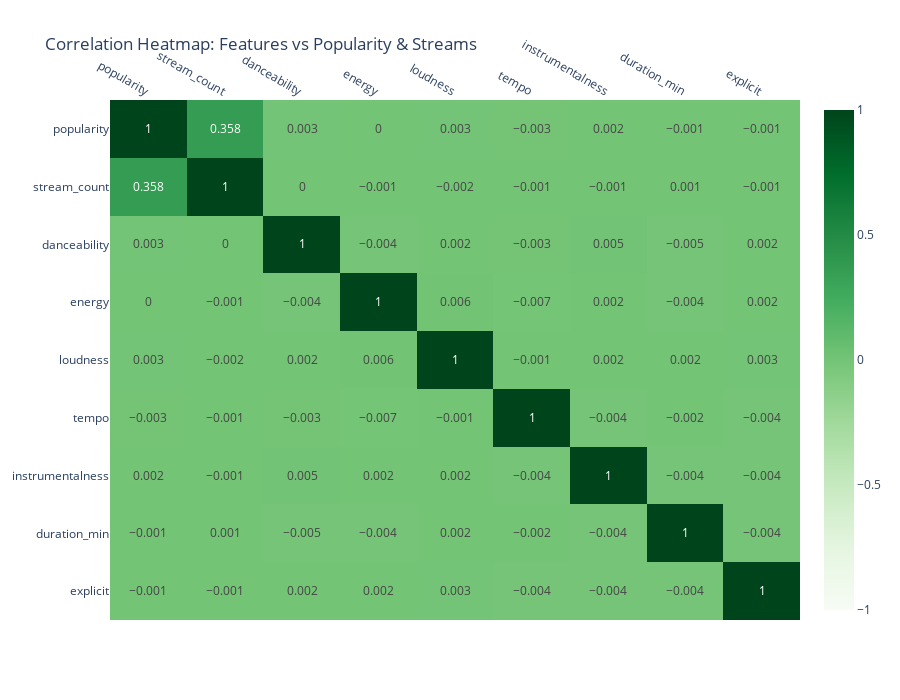
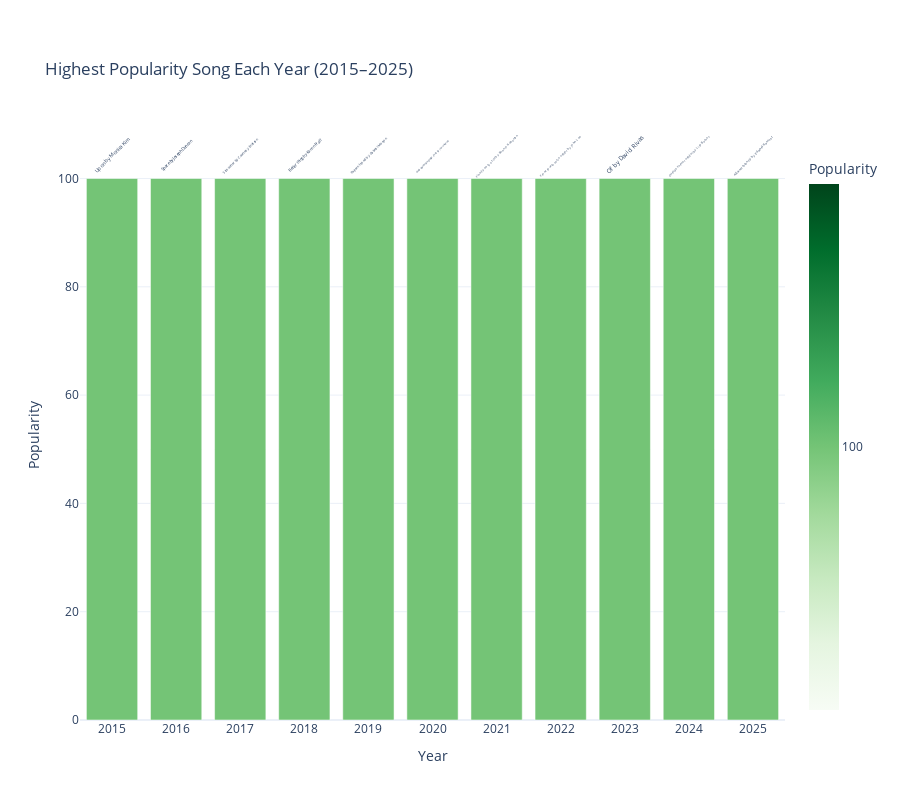
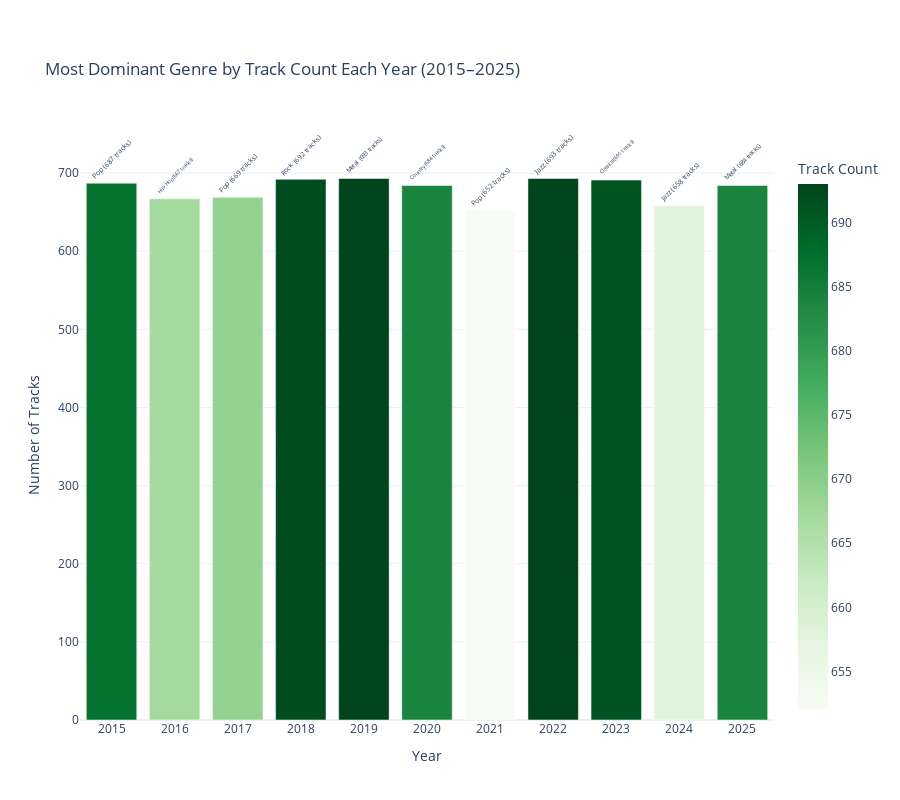

The notebook cell saved with these charts, in order:
### Markdown cell above
# relationships bet features and popularity

### Code cell
# 1. Correlation with Popularity (using available features only)
# Correlation Heatmap for Features vs Popularity & Streams)
corr_features = ['popularity', 'stream_count', 'danceability', 'energy', 'loudness', 
                 'tempo', 'instrumentalness', 'duration_min', 'explicit']

# Calculate correlation matrix
corr_matrix = df[corr_features].corr().round(3)

# Heatmap with green color scale
fig = px.imshow(corr_matrix, 
                text_auto=True,  
                aspect="auto",
                title='Correlation Heatmap: Features vs Popularity & Streams',
                color_continuous_scale="Greens",  
                zmin=-1, zmax=1)  

fig.update_layout(height=700, template="plotly_white", 
                  font=dict(size=12))
fig.update_xaxes(side="top")  
fig.show()

#@ 2. Highest Popularity Song Each Year
top_per_year = df.loc[df.groupby('year')['popularity'].idxmax()].copy()
top_per_year = top_per_year[['year', 'track_name', 'artist_name', 'popularity']]
top_per_year['label'] = top_per_year['track_name'] + " by " + top_per_year['artist_name']
top_per_year = top_per_year.sort_values('year')
years = list(range(2015, 2026))
top_per_year = top_per_year.set_index('year').reindex(years, fill_value=None).reset_index()
top_per_year['label'] = top_per_year['label'].fillna("No Data")
top_per_year['popularity'] = top_per_year['popularity'].fillna(0)

fig5 = px.bar(top_per_year, 
              x='year', 
              y='popularity',
              text='label',
              title='Highest Popularity Song Each Year (2015–2025)',
              color='popularity',
              color_continuous_scale="Greens")

fig5.update_traces(textposition='outside',
                   textfont_size=11,
                   textangle=-45,
                   cliponaxis=False)

fig5.update_layout(
    height=800,
    template="plotly_white",
    xaxis_title="Year",
    yaxis_title="Popularity",
    xaxis=dict(
        tickmode='linear',
        dtick=1
    ),
    margin=dict(t=150),
    coloraxis_colorbar=dict(
        title="Popularity",
        tickvals=[90, 95, 100],
        ticktext=["90", "95", "100"]
    )
)

fig5.show()

# 3. Most Dominant Genre by Track Count Each Year
top_genre_yearly = df.groupby(['year', 'genre']).size().reset_index(name='count')
top_genre_yearly = top_genre_yearly.loc[top_genre_yearly.groupby('year')['count'].idxmax()].copy()

top_genre_yearly['label'] = top_genre_yearly['genre'] + " (" + top_genre_yearly['count'].astype(str) + " tracks)"

top_genre_yearly = top_genre_yearly.sort_values('year')

years = list(range(2015, 2026))
top_genre_yearly = top_genre_yearly.set_index('year').reindex(years).reset_index()
top_genre_yearly['label'] = top_genre_yearly['label'].fillna("No Data")
top_genre_yearly['count'] = top_genre_yearly['count'].fillna(0)
top_genre_yearly['genre'] = top_genre_yearly['genre'].fillna("Unknown")

fig6 = px.bar(top_genre_yearly, 
              x='year', 
              y='count', 
              color='count',
              text='label',
              title='Most Dominant Genre by Track Count Each Year (2015–2025)',
              color_continuous_scale="Greens")

fig6.update_traces(textposition='outside',
                   textfont_size=11,
                   textangle=-45,
                   cliponaxis=False)

fig6.update_layout(
    height=800,
    template="plotly_white",
    xaxis_title="Year",
    yaxis_title="Number of Tracks",
    margin=dict(t=150),
    xaxis=dict(
        tickmode='linear',
        dtick=1
    ),
    coloraxis_colorbar=dict(
        title="Track Count"
    )
)

fig6.show()

### Figure 1 — Plotly figure (JSON) as saved in the notebook; plotly's stock layout.template omitted (floating-point values rounded to 4 significant figures)
{"data": [{"coloraxis": "coloraxis", "hovertemplate": "x: %{x}<br>y: %{y}<br>color: %{z}<extra></extra>", "name": "0", "texttemplate": "%{z}", "type": "heatmap", "x": ["popularity", "stream_count", "danceability", "energy", "loudness", "tempo", "instrumentalness", "duration_min", "explicit"], "xaxis": "x", "y": ["popularity", "stream_count", "danceability", "energy", "loudness", "tempo", "instrumentalness", "duration_min", "explicit"], "yaxis": "y", "z": [[1.0, 0.358, 0.003, -0.0, 0.003, -0.003, 0.002, -0.001, -0.001], [0.358, 1.0, 0.0, -0.001, -0.002, -0.001, -0.001, 0.001, -0.001], [0.003, 0.0, 1.0, -0.004, 0.002, -0.003, 0.005, -0.005, 0.002], [-0.0, -0.001, -0.004, 1.0, 0.006, -0.007, 0.002, -0.004, 0.002], [0.003, -0.002, 0.002, 0.006, 1.0, -0.001, 0.002, 0.002, 0.003], [-0.003, -0.001, -0.003, -0.007, -0.001, 1.0, -0.004, -0.002, -0.004], [0.002, -0.001, 0.005, 0.002, 0.002, -0.004, 1.0, -0.004, -0.004], [-0.001, 0.001, -0.005, -0.004, 0.002, -0.002, -0.004, 1.0, -0.004], [-0.001, -0.001, 0.002, 0.002, 0.003, -0.004, -0.004, -0.004, 1.0]]}], "layout": {"coloraxis": {"cmax": 1, "cmin": -1, "colorscale": [[0, "rgb(247,252,245)"], [0.125, "rgb(229,245,224)"], [0.25, "rgb(199,233,192)"], [0.375, "rgb(161,217,155)"], [0.5, "rgb(116,196,118)"], [0.625, "rgb(65,171,93)"], [0.75, "rgb(35,139,69)"], [0.875, "rgb(0,109,44)"], [1, "rgb(0,68,27)"]]}, "font": {"size": 12}, "height": 700, "title": {"text": "Correlation Heatmap: Features vs Popularity & Streams"}, "xaxis": {"anchor": "y", "domain": [0, 1], "side": "top"}, "yaxis": {"anchor": "x", "autorange": "reversed", "domain": [0, 1]}}}

### Figure 2 — Plotly figure (JSON) as saved in the notebook; plotly's stock layout.template omitted (floating-point values rounded to 4 significant figures)
{"data": [{"cliponaxis": false, "hovertemplate": "year=%{x}<br>popularity=%{marker.color}<br>label=%{text}<extra></extra>", "legendgroup": "", "marker": {"color": [100, 100, 100, 100, 100, 100, 100, 100, 100, 100, 100], "coloraxis": "coloraxis", "pattern": {"shape": ""}}, "name": "", "orientation": "v", "showlegend": false, "text": ["Upon by Monica Kim", "Space by Joseph Duncan", "Size writer by Courtney Erickson", "Better thing by Karen Pratt", "Pattern friend by Gabriel Morton", "Good anything manager think by Julie Herrera", "Finally easy exist by Bonnie Roberson", "Front source serve officer by John Lee", "Of by David Rivas", "Outside former official by Lisa Barnes", "Against recently by Edward Ramirez"], "textangle": -45, "textfont": {"size": 11}, "textposition": "outside", "type": "bar", "x": [2015, 2016, 2017, 2018, 2019, 2020, 2021, 2022, 2023, 2024, 2025], "xaxis": "x", "y": [100, 100, 100, 100, 100, 100, 100, 100, 100, 100, 100], "yaxis": "y"}], "layout": {"barmode": "relative", "coloraxis": {"colorbar": {"ticktext": ["90", "95", "100"], "tickvals": [90, 95, 100], "title": {"text": "Popularity"}}, "colorscale": [[0, "rgb(247,252,245)"], [0.125, "rgb(229,245,224)"], [0.25, "rgb(199,233,192)"], [0.375, "rgb(161,217,155)"], [0.5, "rgb(116,196,118)"], [0.625, "rgb(65,171,93)"], [0.75, "rgb(35,139,69)"], [0.875, "rgb(0,109,44)"], [1, "rgb(0,68,27)"]]}, "height": 800, "legend": {"tracegroupgap": 0}, "margin": {"t": 150}, "title": {"text": "Highest Popularity Song Each Year (2015–2025)"}, "xaxis": {"anchor": "y", "domain": [0, 1], "dtick": 1, "tickmode": "linear", "title": {"text": "Year"}}, "yaxis": {"anchor": "x", "domain": [0, 1], "title": {"text": "Popularity"}}}}

### Figure 3 — Plotly figure (JSON) as saved in the notebook; plotly's stock layout.template omitted (floating-point values rounded to 4 significant figures)
{"data": [{"cliponaxis": false, "hovertemplate": "year=%{x}<br>count=%{marker.color}<br>label=%{text}<extra></extra>", "legendgroup": "", "marker": {"color": [687, 667, 669, 692, 693, 684, 652, 693, 691, 658, 684], "coloraxis": "coloraxis", "pattern": {"shape": ""}}, "name": "", "orientation": "v", "showlegend": false, "text": ["Pop (687 tracks)", "Hip-Hop (667 tracks)", "Pop (669 tracks)", "Rock (692 tracks)", "Metal (693 tracks)", "Country (684 tracks)", "Pop (652 tracks)", "Jazz (693 tracks)", "Classical (691 tracks)", "Jazz (658 tracks)", "Metal (684 tracks)"], "textangle": -45, "textfont": {"size": 11}, "textposition": "outside", "type": "bar", "x": [2015, 2016, 2017, 2018, 2019, 2020, 2021, 2022, 2023, 2024, 2025], "xaxis": "x", "y": [687, 667, 669, 692, 693, 684, 652, 693, 691, 658, 684], "yaxis": "y"}], "layout": {"barmode": "relative", "coloraxis": {"colorbar": {"title": {"text": "Track Count"}}, "colorscale": [[0, "rgb(247,252,245)"], [0.125, "rgb(229,245,224)"], [0.25, "rgb(199,233,192)"], [0.375, "rgb(161,217,155)"], [0.5, "rgb(116,196,118)"], [0.625, "rgb(65,171,93)"], [0.75, "rgb(35,139,69)"], [0.875, "rgb(0,109,44)"], [1, "rgb(0,68,27)"]]}, "height": 800, "legend": {"tracegroupgap": 0}, "margin": {"t": 150}, "title": {"text": "Most Dominant Genre by Track Count Each Year (2015–2025)"}, "xaxis": {"anchor": "y", "domain": [0, 1], "dtick": 1, "tickmode": "linear", "title": {"text": "Year"}}, "yaxis": {"anchor": "x", "domain": [0, 1], "title": {"text": "Number of Tracks"}}}}
